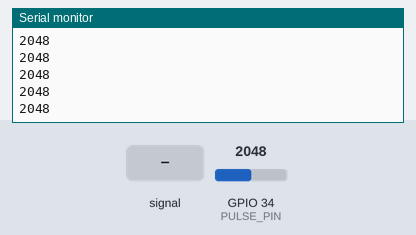
Bench run of a sketch on a simulated ESP32. On the bench: the last lines printed to the serial monitor. Inputs (shaded band) come from the test bench; at power-on: GPIO 34 (PULSE_PIN) = 2048 (analog values on the 0–4095 scale).

Above: at 1.2 s.
1.3 s: GPIO 34 (PULSE_PIN) fed a 200 Hz sine of ±327 counts around its level
At 1.9 s:
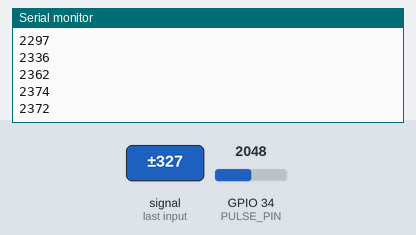
2.8 s: GPIO 34 (PULSE_PIN) set to 2866
At 3.6 s:
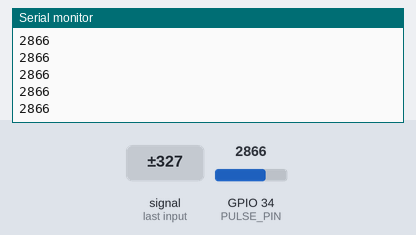
4.3 s: GPIO 34 (PULSE_PIN) fed a 1000 Hz sine of ±1023 counts around its level
5.8 s: GPIO 34 (PULSE_PIN) set to 2047
At 6.7 s:
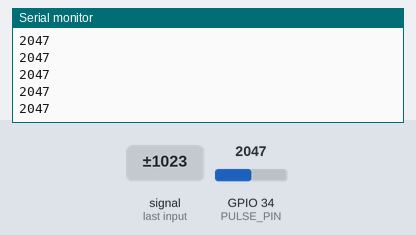
Timing chart, 0 to 8.3 s (numbered marks = the images above; inputs shaded):
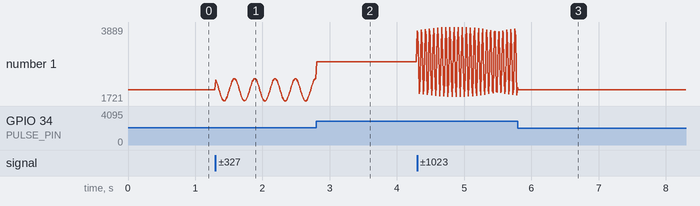

The sketch:

sensor_test.ino
```cpp
/*
 * Step 1 wiring check - run this BEFORE the main firmware.
 * Upload, then open Tools > Serial Plotter (115200 baud).
 * Rest a fingertip gently on the sensor: you should see a wave that bumps with each heartbeat.
 * Flat line near 0 or 4095 = check the wiring (S -> GPIO34, + -> 3V3, - -> GND).
 */
const int PULSE_PIN = 34;

void setup() {
  Serial.begin(115200);
  analogReadResolution(12);
  analogSetAttenuation(ADC_11db);
}

void loop() {
  Serial.println(analogRead(PULSE_PIN));
  delay(10);
}
```

Measured:
- after the input at 1.3 s, the serial monitor: prints a new line at once (image 1)
- plotted number 1: 2048 → 2374 after the input at 1.3 s
